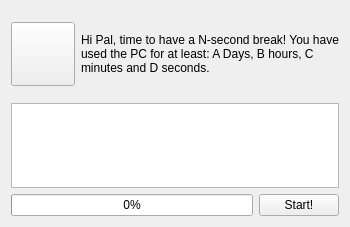
<?xml version="1.0" encoding="UTF-8"?>
<ui version="4.0">
 <class>MainWindow</class>
 <widget class="QMainWindow" name="MainWindow">
  <property name="geometry">
   <rect>
    <x>0</x>
    <y>0</y>
    <width>350</width>
    <height>227</height>
   </rect>
  </property>
  <property name="sizePolicy">
   <sizepolicy hsizetype="Ignored" vsizetype="Ignored">
    <horstretch>20</horstretch>
    <verstretch>20</verstretch>
   </sizepolicy>
  </property>
  <property name="windowTitle">
   <string>Mamsds QBreak Reminder</string>
  </property>
  <property name="windowIcon">
   <iconset resource="res.qrc">
    <normaloff>:/Leaf.png</normaloff>:/Leaf.png</iconset>
  </property>
  <property name="statusTip">
   <string/>
  </property>
  <widget class="QWidget" name="centralWidget">
   <layout class="QVBoxLayout" name="verticalLayout" stretch="5,5,0">
    <item>
     <layout class="QHBoxLayout" name="horizontalLayout_2">
      <item>
       <widget class="QPushButton" name="btnIcon">
        <property name="sizePolicy">
         <sizepolicy hsizetype="Maximum" vsizetype="Maximum">
          <horstretch>0</horstretch>
          <verstretch>0</verstretch>
         </sizepolicy>
        </property>
        <property name="minimumSize">
         <size>
          <width>64</width>
          <height>64</height>
         </size>
        </property>
        <property name="maximumSize">
         <size>
          <width>64</width>
          <height>64</height>
         </size>
        </property>
        <property name="baseSize">
         <size>
          <width>96</width>
          <height>96</height>
         </size>
        </property>
        <property name="font">
         <font>
          <family>WenQuanYi Micro Hei</family>
         </font>
        </property>
        <property name="text">
         <string/>
        </property>
        <property name="icon">
         <iconset resource="res.qrc">
          <normaloff>:/Leaf.png</normaloff>:/Leaf.png</iconset>
        </property>
        <property name="iconSize">
         <size>
          <width>58</width>
          <height>58</height>
         </size>
        </property>
       </widget>
      </item>
      <item>
       <widget class="QLabel" name="lblText">
        <property name="sizePolicy">
         <sizepolicy hsizetype="Preferred" vsizetype="MinimumExpanding">
          <horstretch>7</horstretch>
          <verstretch>1</verstretch>
         </sizepolicy>
        </property>
        <property name="text">
         <string>&lt;html&gt;&lt;head/&gt;&lt;body&gt;&lt;p&gt;Hi Pal, time to have a N-second break! You have used the PC for at least: A Days, B hours, C minutes and D seconds.&lt;/p&gt;&lt;/body&gt;&lt;/html&gt;</string>
        </property>
        <property name="wordWrap">
         <bool>true</bool>
        </property>
       </widget>
      </item>
     </layout>
    </item>
    <item>
     <widget class="QPlainTextEdit" name="plainTextEdit">
      <property name="sizePolicy">
       <sizepolicy hsizetype="Expanding" vsizetype="Expanding">
        <horstretch>0</horstretch>
        <verstretch>10</verstretch>
       </sizepolicy>
      </property>
      <property name="plainText">
       <string/>
      </property>
     </widget>
    </item>
    <item>
     <layout class="QHBoxLayout" name="horizontalLayout">
      <item>
       <widget class="QProgressBar" name="progressBar">
        <property name="sizePolicy">
         <sizepolicy hsizetype="MinimumExpanding" vsizetype="Fixed">
          <horstretch>8</horstretch>
          <verstretch>0</verstretch>
         </sizepolicy>
        </property>
        <property name="value">
         <number>0</number>
        </property>
       </widget>
      </item>
      <item>
       <widget class="QPushButton" name="btnOK">
        <property name="sizePolicy">
         <sizepolicy hsizetype="Fixed" vsizetype="Fixed">
          <horstretch>2</horstretch>
          <verstretch>0</verstretch>
         </sizepolicy>
        </property>
        <property name="text">
         <string>Start!</string>
        </property>
       </widget>
      </item>
     </layout>
    </item>
   </layout>
  </widget>
  <action name="actionExit">
   <property name="text">
    <string>Exit</string>
   </property>
  </action>
 </widget>
 <layoutdefault spacing="6" margin="11"/>
 <resources>
  <include location="res.qrc"/>
 </resources>
 <connections/>
</ui>
